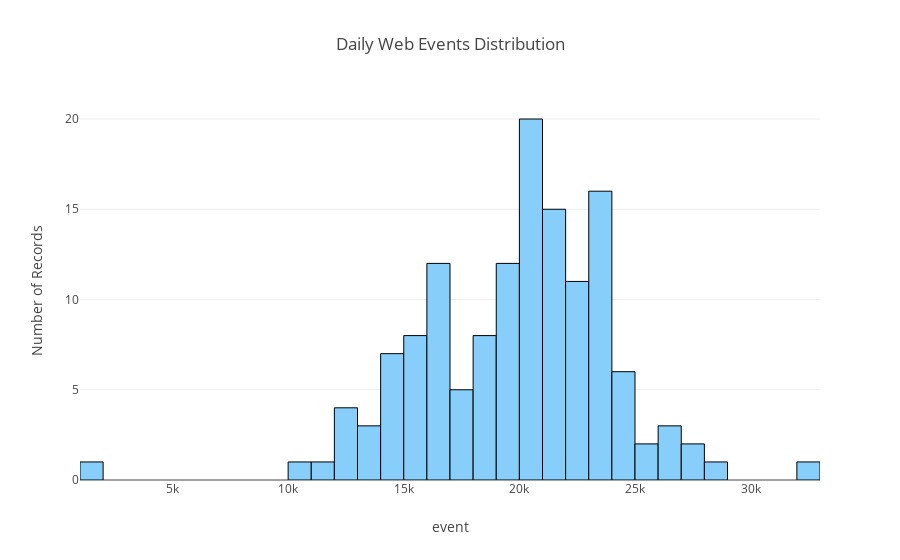

The notebook cell saved with this chart:
### Code cell
ihistogram(df, 'event', bins=50, title='Daily Web Events Distribution')

### Figure 1 — Plotly figure (JSON) as saved in the notebook; plotly's stock layout.template omitted (floating-point values rounded to 4 significant figures; data arrays with more than 128 entries replaced by an {"elided": "..."} marker saying what was removed)
{"data": [{"alignmentgroup": "True", "bingroup": "x", "hoverlabel": {"namelength": 0}, "hovertemplate": "event=%{x}<br>count=%{y}", "legendgroup": "", "marker": {"color": "lightskyblue", "line": {"color": "black", "width": 1}}, "name": "", "nbinsx": 50, "offsetgroup": "", "orientation": "v", "showlegend": false, "type": "histogram", "x": {"elided": "139 int values"}, "xaxis": "x", "yaxis": "y"}], "layout": {"barmode": "relative", "legend": {"tracegroupgap": 0}, "title": {"text": "Daily Web Events Distribution", "x": 0.5}, "xaxis": {"anchor": "y", "domain": [0, 1], "title": {"text": "event"}}, "yaxis": {"anchor": "x", "domain": [0, 1], "title": {"text": "Number of Records"}}}}
